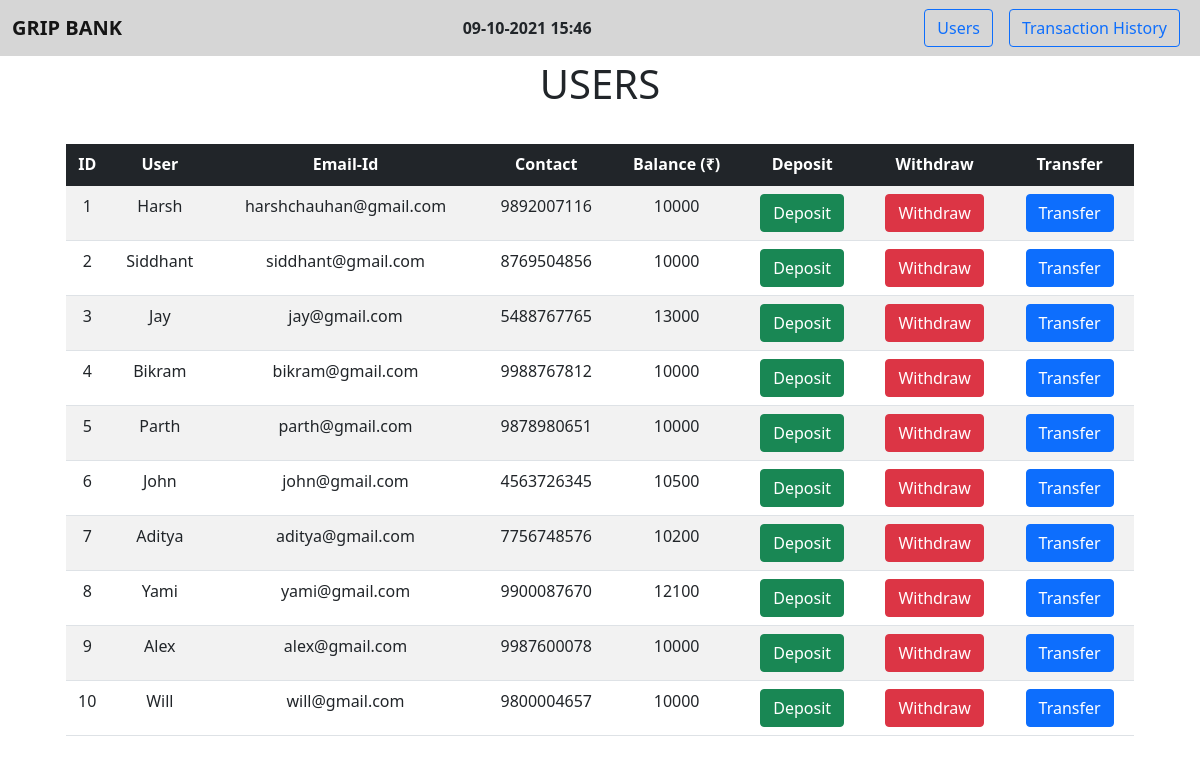
/users/, run on the app's committed database.
### bank/models.py (models this page shows, shortened)
class User(models.Model):
    username = models.CharField(max_length=30)
    email_id = models.EmailField()
    contact = models.IntegerField()
    balance = models.IntegerField("Balance (₹)")

### bank/views.py (the view)
# urls.py: path("users/", views.UsersPage, name="Users"),
def UsersPage(request):
    data = User.objects.all()
    return render(request, 'users.html', {"data" : data})

### templates/users.html (shortened to what this page needs)
{% extends 'base.html' %}
{% block body %}
<div class="container-fluid text-Dark py-1 text-center">
    <h1>USERS</h1>
</div>
<div class="container row text-center py-4" style="margin: auto;">
    <div class="col-md-12">
        <table class="table table-striped table-hover">
            <thead class="table-dark">
                <th>ID</th>
                <th>User</th>
                <th>Email-Id</th>
                <th>Contact</th>
                <th>Balance (₹)</th>
                <th>Deposit</th>
                <th>Withdraw</th>
                <th>Transfer</th>
            </thead>
            <tbody>
                {% for i in data %}
                    <tr>
                        <td>{{i.id}}</td>
                        <td>{{i.username}}</td>
                        <td>{{i.email_id}}</td>
                        <td>{{i.contact}}</td>
                        <td>{{i.balance}}</td>
                        <td><a href="{% url 'Deposit' i.id %}" class="btn btn-success">Deposit</a></td>
                        <td><a href="{% url 'Withdraw' i.id %}" class="btn btn-danger">Withdraw</a></td>
                        <td><a href="{% url 'Transfer' i.id %}" class="btn btn-primary">Transfer</a></td>
                    </tr>
                {% endfor %}
            </tbody>
        </table>
    </div>
</div>
{% endblock body %}

### templates/base.html (shortened to what this page needs)
<!DOCTYPE html>
<html lang="en">
<head>
    <link href="https://cdn.jsdelivr.net/npm/bootstrap@5.1.1/dist/css/bootstrap.min.css" rel="stylesheet"
>
</head>
<body>
    <nav class="navbar navbar-light" style="background-color: rgb(214, 214, 214);">
        <div class="container-fluid">
            <a class="navbar-brand" href="{% url 'Home' %}"><b>GRIP BANK</b></a>
            <strong>{% now "d-m-Y H:i" %}</strong>
            <form class="d-flex">
                <a class="btn btn-outline-primary mx-2" href="{% url 'Users' %}" role="button">Users</a>
                <a class="btn btn-outline-primary mx-2" href="{% url 'History' %}" role="button">Transaction History</a>
            </form>
        </div>
    </nav>
    {% block body %} {% endblock body %}
</body>
</html>

### data on the page
User: id "1", username "Harsh", email_id "harshchauhan@gmail.com", contact "9892007116", balance "10000"
User: id "2", username "Siddhant", email_id "siddhant@gmail.com", contact "8769504856", balance "10000"
User: id "3", username "Jay", email_id "jay@gmail.com", contact "5488767765", balance "13000"
User: id "4", username "Bikram", email_id "bikram@gmail.com", contact "9988767812", balance "10000"
User: id "5", username "Parth", email_id "parth@gmail.com", contact "9878980651", balance "10000"
User: id "6", username "John", email_id "john@gmail.com", contact "4563726345", balance "10500"
User: id "7", username "Aditya", email_id "aditya@gmail.com", contact "7756748576", balance "10200"
User: id "8", username "Yami", email_id "yami@gmail.com", contact "9900087670", balance "12100"
User: id "9", username "Alex", email_id "alex@gmail.com", contact "9987600078", balance "10000"
User: id "10", username "Will", email_id "will@gmail.com", contact "9800004657", balance "10000"
